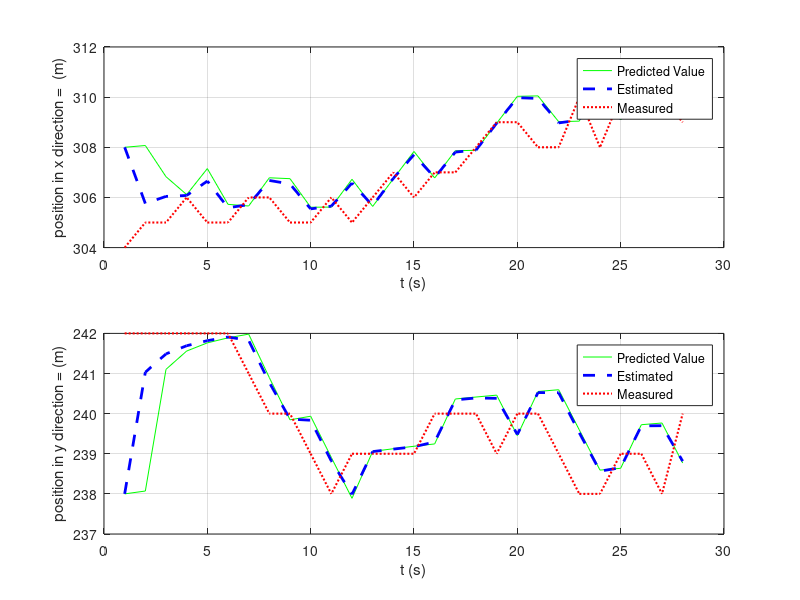

MATLAB code for this plot:
function vehicleTracking_with_expected_change()

close all;
clear all;
clc;
%% testing with two dimension

% Define the system
N = 28; % number of time steps
t = 1:28; % time vector (s)


dt = 4/15; % Sampling time (s)
% t = dt*(1:N); % time vector (s)
F = [ 
       1, 0, dt, 0;
       0, 1, 0, dt;
       0, 0, 1, 0
       0, 0, 0, 1
    
    ]; % system matrix - state

H = eye(4);
B_t = eye(4);
U_o = [0;0;0;0];
% H = [
%         1, 0, 0, 0; 
%         0, 1, 0, 0;
%      ]; % observation matrix
Q = [   0, 0, 0, 0;
        0, 0, 0, 0;
        0, 0, 0, 0;
        0, 0, 0, 0
        ]; % process noise covariance
    
I = eye(4); % identity matrix
% Define the initial position and velocity                              
Pox = 308; % position in x direction
Poy = 238; % position in y 

%observation input
xt = [ 
          304  242 0 0;
          305  242 0 0;
          305  242 0 0;
          306  242 0 0;
          305  242 0 0;
          305  242 0 0;
          306  241 0 0;
          306  240 0 0;
          305  240 0 0;
          305  239 0 0;
          306  238 0 0;
          305  239 0 0;
          306  239 0 0;
          307  239 0 0;
          306  239 0 0;
          307  240 0 0;
          307  240 0 0;
          308  240 0 0;
          309  239 0 0;
          309  240 0 0;
          308  240 0 0;
          308  239 0 0;
          310  238 0 0;
          308  238 0 0;
          310  239 0 0;
          310  239 0 0;
          310  238 0 0;
          309  240 0 0;
      ];

 xt = transpose(xt);

% uncertainty matric associated with a noisy set of measurement
deltaPox = 4;
deltaPoy = 4;
R = [   
        16, 0, 0, 0;
        0, 16, 0, 0;
        0, 0, 16, 0;
        0, 0, 0, 16
     ];

% process error in process covariance matrice
deltaPx = 7; % the stadard deviation of Position in x direction
deltaPy = 7; % the stadard deviation of Position in y direction


%compute for measurement input

z = H * xt; % noisy measurement

%% Perform the Kalman filter estimation
% Initialize the state vector (estimated state)
x = zeros(4, N); % Estimated state vector
x(:, 1) = [ Pox; Poy; 4/15 ; 4/15 ]; % Guess for initial statex

% Initialize the covariance matrix
P = [   
        deltaPx^2, 0, 0, 0;
        0, deltaPy^2, 0, 0;
        0, 0, 0, 0;
        0, 0, 0, 0
     ]; % Covariance for initial state error

% Loop through and perform the Kalman filter equations recursively
predicted_val = zeros(4, N);
predicted_val(:, 1 )= [Pox; Poy; 0; 0];

for k = 2:N
 % Predict the state vector
 x(:, k) = F*x(:, k-1) + B_t*U_o;

 predicted_val(:, k ) = x(:, k) ;
 
 
 
 % Predict the covariance
 
 P = F*P*F' + Q;
 
 %P = [P(1,1),0; 0, P(2,2)];
 
 
 % Calculate the Kalman gain matrix
 
 K = P*H'/(H*P*H' + R);
 K
 
 % Update the state vector

 pred = x(:,k);
 pred
 U_o = z(:,k) - z(:,k-1);
 x(:,k) = x(:,k) + K*(z(:,k) - H*x(:,k));

 update = x(:,k);
 
 update
 % Update the covariance
 P = (I - K*H)*P;
 
 
end

%% Plot the results



for i=1: length(x)
    es = x(:,i);
    pre = predicted_val(:,i);
    mes = z(:, i);
    plot(es(1),es(2),'x','LineWidth',2,'Color','red');hold on
    plot(pre(1),pre(2),'x','LineWidth',1,'Color','green'); hold on
    plot(mes(1),mes(2),'x','LineWidth',1,'Color','blue'); hold on
end
xlabel('X'); ylabel('Y'); grid on;
legend('Estimated','Predicted', 'Measured');

z
(predicted_val)

(x)


figure();

% Plot the states
   figure(1);
   subplot(211);
   plot(t, (predicted_val(1,:)), 'g-', t, (x(1,:)), 'b--', 'LineWidth', 2);
    hold on; plot(t, z(1,:), 'r:', 'LineWidth', 1.5)
   xlabel('t (s)'); ylabel('position in x direction =  (m)'); grid on;
   legend('Predicted Value', 'Estimated','Measured');
   subplot(212);
   plot(t, (predicted_val(2,:)), 'g-', t, (x(2,:)), 'b--', 'LineWidth', 2);
    hold on; plot(t, z(2,:), 'r:', 'LineWidth', 1.5)
   xlabel('t (s)'); ylabel('position in y direction = (m)'); grid on;
   legend('Predicted Value', 'Estimated','Measured');




end
